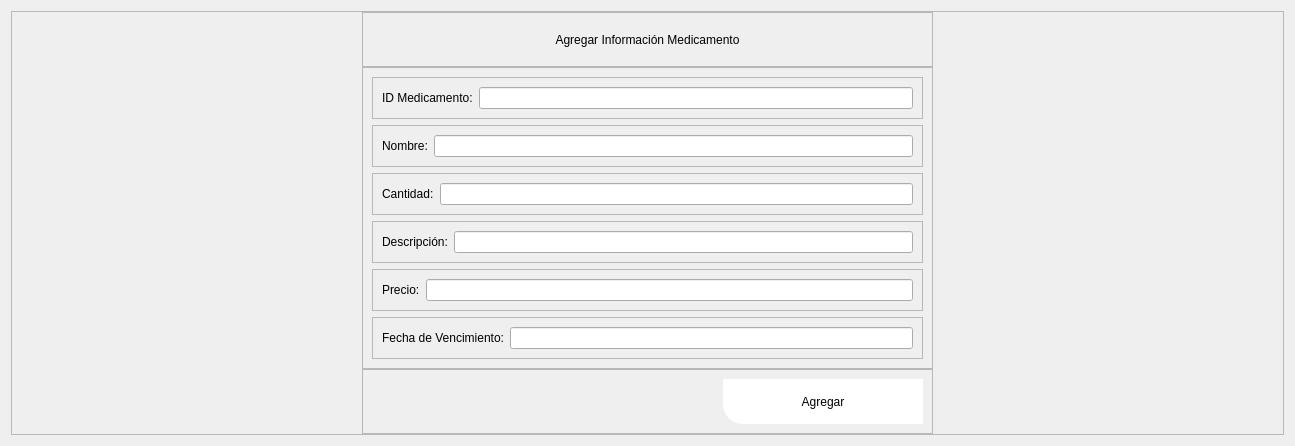
            <widget class="QWidget" name="page_inventario">
             <layout class="QVBoxLayout" name="verticalLayout_29">
              <item>
               <widget class="QFrame" name="frame_131">
                <property name="frameShape">
                 <enum>QFrame::StyledPanel</enum>
                </property>
                <property name="frameShadow">
                 <enum>QFrame::Raised</enum>
                </property>
                <layout class="QVBoxLayout" name="verticalLayout_67">
                 <property name="spacing">
                  <number>0</number>
                 </property>
                 <property name="leftMargin">
                  <number>350</number>
                 </property>
                 <property name="topMargin">
                  <number>0</number>
                 </property>
                 <property name="rightMargin">
                  <number>350</number>
                 </property>
                 <property name="bottomMargin">
                  <number>0</number>
                 </property>
                 <item>
                  <widget class="QFrame" name="frame_132">
                   <property name="minimumSize">
                    <size>
                     <width>0</width>
                     <height>55</height>
                    </size>
                   </property>
                   <property name="maximumSize">
                    <size>
                     <width>16777215</width>
                     <height>55</height>
                    </size>
                   </property>
                   <property name="frameShape">
                    <enum>QFrame::StyledPanel</enum>
                   </property>
                   <property name="frameShadow">
                    <enum>QFrame::Raised</enum>
                   </property>
                   <layout class="QVBoxLayout" name="verticalLayout_68">
                    <item>
                     <widget class="QLabel" name="label_73">
                      <property name="maximumSize">
                       <size>
                        <width>16777215</width>
                        <height>55</height>
                       </size>
                      </property>
                      <property name="styleSheet">
                       <string notr="true">color: rgb(0,0,0);
font: 75 10pt &quot;Open Sans Semibold&quot;</string>
                      </property>
                      <property name="text">
                       <string>Agregar Información Medicamento</string>
                      </property>
                      <property name="alignment">
                       <set>Qt::AlignCenter</set>
                      </property>
                     </widget>
                    </item>
                   </layout>
                  </widget>
                 </item>
                 <item>
                  <widget class="QFrame" name="frame_133">
                   <property name="frameShape">
                    <enum>QFrame::StyledPanel</enum>
                   </property>
                   <property name="frameShadow">
                    <enum>QFrame::Raised</enum>
                   </property>
                   <layout class="QVBoxLayout" name="verticalLayout_69">
                    <item>
                     <widget class="QFrame" name="frame_134">
                      <property name="frameShape">
                       <enum>QFrame::StyledPanel</enum>
                      </property>
                      <property name="frameShadow">
                       <enum>QFrame::Raised</enum>
                      </property>
                      <layout class="QHBoxLayout" name="horizontalLayout_114">
                       <item>
                        <widget class="QLabel" name="label_74">
                         <property name="styleSheet">
                          <string notr="true">color: rgb(0,0,0);
font: 75 10pt &quot;Open Sans Semibold&quot;</string>
                         </property>
                         <property name="text">
                          <string>ID Medicamento:</string>
                         </property>
                        </widget>
                       </item>
                       <item>
                        <widget class="QLineEdit" name="info_usuario_62"/>
                       </item>
                      </layout>
                     </widget>
                    </item>
                    <item>
                     <widget class="QFrame" name="frame_135">
                      <property name="frameShape">
                       <enum>QFrame::StyledPanel</enum>
                      </property>
                      <property name="frameShadow">
                       <enum>QFrame::Raised</enum>
                      </property>
                      <layout class="QHBoxLayout" name="horizontalLayout_115">
                       <item>
                        <widget class="QLabel" name="label_75">
                         <property name="styleSheet">
                          <string notr="true">color: rgb(0,0,0);
font: 75 10pt &quot;Open Sans Semibold&quot;</string>
                         </property>
                         <property name="text">
                          <string>Nombre:</string>
                         </property>
                        </widget>
                       </item>
                       <item>
                        <widget class="QLineEdit" name="info_usuario_63"/>
                       </item>
                      </layout>
                     </widget>
                    </item>
                    <item>
                     <widget class="QFrame" name="frame_136">
                      <property name="frameShape">
                       <enum>QFrame::StyledPanel</enum>
                      </property>
                      <property name="frameShadow">
                       <enum>QFrame::Raised</enum>
                      </property>
                      <layout class="QHBoxLayout" name="horizontalLayout_116">
                       <item>
                        <widget class="QLabel" name="label_76">
                         <property name="styleSheet">
                          <string notr="true">color: rgb(0,0,0);
font: 75 10pt &quot;Open Sans Semibold&quot;</string>
                         </property>
                         <property name="text">
                          <string>Cantidad:</string>
                         </property>
                        </widget>
                       </item>
                       <item>
                        <widget class="QLineEdit" name="info_usuario_64"/>
                       </item>
                      </layout>
                     </widget>
                    </item>
                    <item>
                     <widget class="QFrame" name="frame_137">
                      <property name="frameShape">
                       <enum>QFrame::StyledPanel</enum>
                      </property>
                      <property name="frameShadow">
                       <enum>QFrame::Raised</enum>
                      </property>
                      <layout class="QHBoxLayout" name="horizontalLayout_117">
                       <item>
                        <widget class="QLabel" name="label_77">
                         <property name="styleSheet">
                          <string notr="true">color: rgb(0,0,0);
font: 75 10pt &quot;Open Sans Semibold&quot;</string>
                         </property>
                         <property name="text">
                          <string>Descripción:</string>
                         </property>
                        </widget>
                       </item>
                       <item>
                        <widget class="QLineEdit" name="info_usuario_65"/>
                       </item>
                      </layout>
                     </widget>
                    </item>
                    <item>
                     <widget class="QFrame" name="frame_138">
                      <property name="frameShape">
                       <enum>QFrame::StyledPanel</enum>
                      </property>
                      <property name="frameShadow">
                       <enum>QFrame::Raised</enum>
                      </property>
                      <layout class="QHBoxLayout" name="horizontalLayout_118">
                       <item>
                        <widget class="QLabel" name="label_78">
                         <property name="styleSheet">
                          <string notr="true">color: rgb(0,0,0);
font: 75 10pt &quot;Open Sans Semibold&quot;</string>
                         </property>
                         <property name="text">
                          <string>Precio:</string>
                         </property>
                        </widget>
                       </item>
                       <item>
                        <widget class="QLineEdit" name="info_usuario_66"/>
                       </item>
                      </layout>
                     </widget>
                    </item>
                    <item>
                     <widget class="QFrame" name="frame_139">
                      <property name="frameShape">
                       <enum>QFrame::StyledPanel</enum>
                      </property>
                      <property name="frameShadow">
                       <enum>QFrame::Raised</enum>
                      </property>
                      <layout class="QHBoxLayout" name="horizontalLayout_119">
                       <item>
                        <widget class="QLabel" name="label_79">
                         <property name="styleSheet">
                          <string notr="true">color: rgb(0,0,0);
font: 75 10pt &quot;Open Sans Semibold&quot;</string>
                         </property>
                         <property name="text">
                          <string>Fecha de Vencimiento:</string>
                         </property>
                        </widget>
                       </item>
                       <item>
                        <widget class="QLineEdit" name="info_usuario_67"/>
                       </item>
                      </layout>
                     </widget>
                    </item>
                   </layout>
                  </widget>
                 </item>
                 <item>
                  <widget class="QFrame" name="frame_140">
                   <property name="maximumSize">
                    <size>
                     <width>16777215</width>
                     <height>100</height>
                    </size>
                   </property>
                   <property name="frameShape">
                    <enum>QFrame::StyledPanel</enum>
                   </property>
                   <property name="frameShadow">
                    <enum>QFrame::Raised</enum>
                   </property>
                   <layout class="QHBoxLayout" name="horizontalLayout_120">
                    <item>
                     <spacer name="horizontalSpacer_22">
                      <property name="orientation">
                       <enum>Qt::Horizontal</enum>
                      </property>
                      <property name="sizeHint" stdset="0">
                       <size>
                        <width>351</width>
                        <height>20</height>
                       </size>
                      </property>
                     </spacer>
                    </item>
                    <item>
                     <widget class="QPushButton" name="cargar_invetario_32">
                      <property name="minimumSize">
                       <size>
                        <width>200</width>
                        <height>45</height>
                       </size>
                      </property>
                      <property name="maximumSize">
                       <size>
                        <width>150</width>
                        <height>16777215</height>
                       </size>
                      </property>
                      <property name="styleSheet">
                       <string notr="true">QFrame{
background-color: rgb(51, 157, 255);
}

QPushButton{
color: rgb(0, 0, 0);
	background-color: rgb(255, 255, 255);
border-bottom-left-radius:20px;
font: 75 9pt &quot;Open Sans Semibold&quot;
}

QPushButton:hover{
color: rgb(255, 255, 255);
background-color: rgb(160, 207, 41);
border-bottom-left-radius:10px;
border-bottom-right-radius:10px;
border-top-left-radius:10px;
border-top-right-radius:10px;
font: 75 9pt  &quot;Open Sans Semibold&quot;
}</string>
                      </property>
                      <property name="text">
                       <string>Agregar</string>
                      </property>
                      <property name="icon">
                       <iconset>
                        <normaloff>../../../Desktop/Centro Médico Tejutla/Iconos Farmacia/x.png</normaloff>../../../Desktop/Centro Médico Tejutla/Iconos Farmacia/x.png</iconset>
                      </property>
                      <property name="iconSize">
                       <size>
                        <width>55</width>
                        <height>50</height>
                       </size>
                      </property>
                     </widget>
                    </item>
                   </layout>
                  </widget>
                 </item>
                </layout>
               </widget>
              </item>
             </layout>
            </widget>
